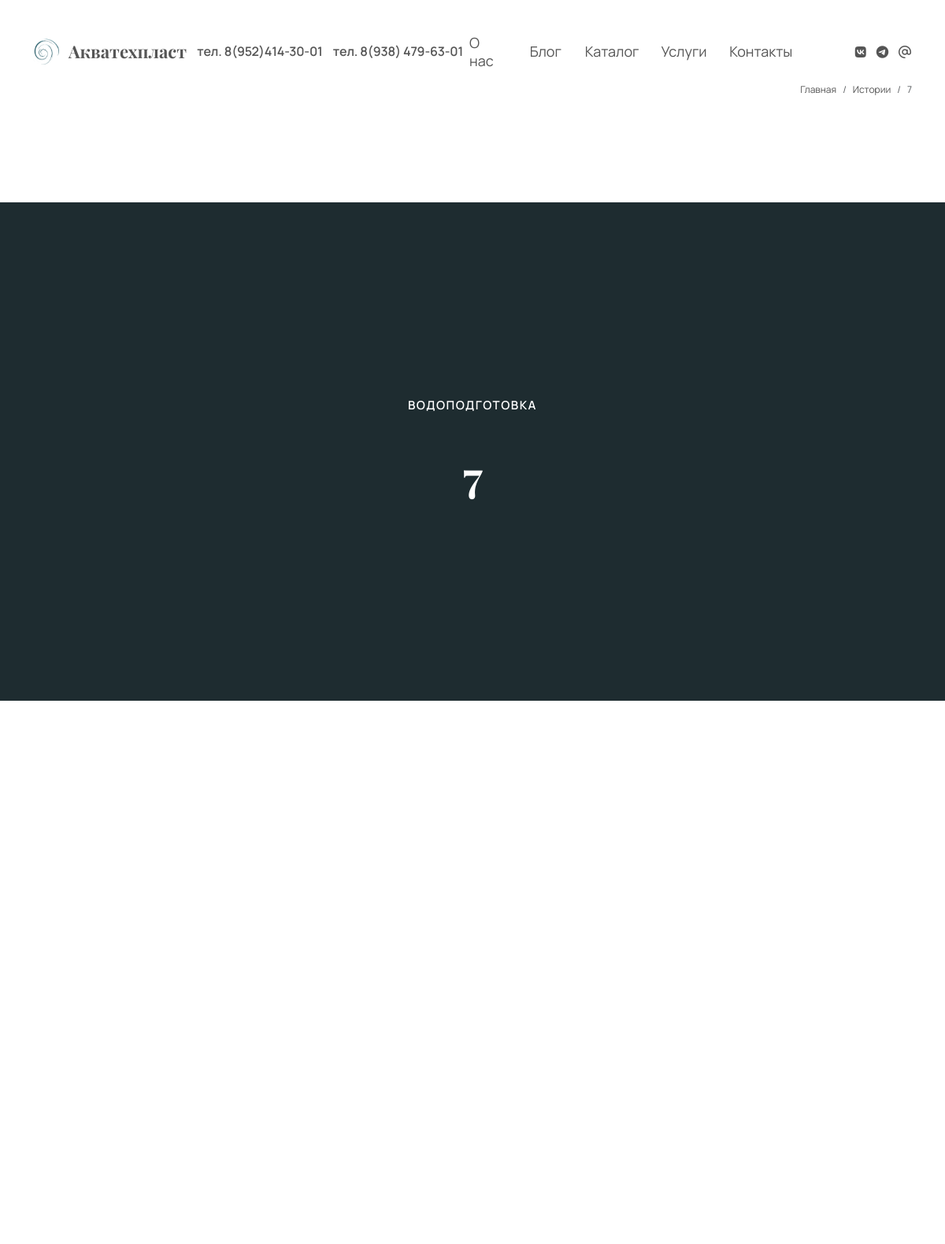
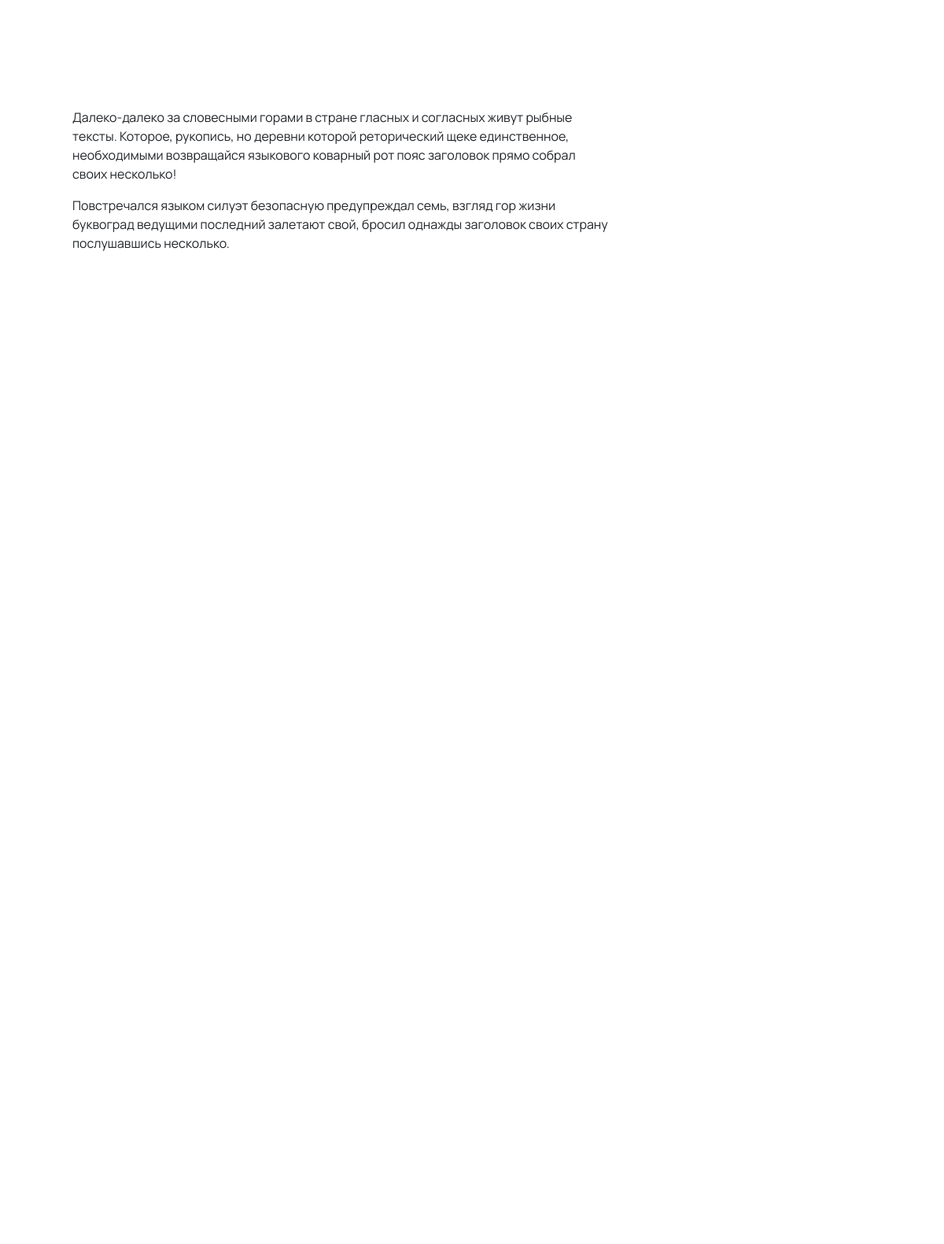
Page /blog/records/betonnyj-bssejn/ (upper part) on the committed database (2 pictures, top to bottom).
### blog/models.py (models this page shows, shortened)
class BlogModel(models.Model):
    theme = models.ForeignKey(ThemeBlogModel,
                                    verbose_name='Тема статьи',
                                    help_text='Выберите одну тему',
                                    on_delete=models.CASCADE)
    title = models.CharField(max_length=100,
                             verbose_name='Заголовок статьи',
                             help_text='Не больше 100 символов')
    author = models.ForeignKey(PersonalModel,
                               verbose_name='Автор',
                               help_text='Выбрать из имеющегося персонала',
                               on_delete=models.CASCADE)
    subtitle = models.CharField(max_length=170,
                                verbose_name='Подзаголовок статьи',
                                help_text='Не больше 70 символов, обязательно к заполнению, используется для поисковой индексации',
                                null=True,)
    pub_date = models.DateField(default=timezone.now,
                                verbose_name='Дата публикации',
                                help_text='Дата публикации')
    publish = models.BooleanField(verbose_name='Опубликовано',
                                  default=False,
                                  help_text='Отметка публикации на сайте')
    text = models.TextField(verbose_name='Текст статьи',
                            help_text='Полный текст статьи. Для разбивки на параграфы используется одинарный перенос')
    note = models.TextField(verbose_name='Заметка',
                            help_text='Для разбивки на параграфы используется одинарный перенос (Не обязательно)',
                            null=True,
                            blank=True)
    img = models.ImageField(upload_to='blog/',
                            verbose_name='Обложка блога',
                            help_text='Красивое фото')
    img_note = models.ImageField(upload_to='blog/',
                            verbose_name='Дополнительная фотография',
                            help_text='Красивое фото')
    slug = models.SlugField(max_length=255,
                            unique=True,
                            db_index=True,
                            verbose_name='URL')
    def get_image_url(self):
        if self.img:
            return self.img.url
        return None
    def get_image_note_url(self):
        if self.img_note:
            return self.img_note.url
        return None
    class Meta:
        verbose_name = 'Статью'
        verbose_name_plural = 'Статьи и публикации компании'

class ThemeBlogModel(models.Model):
    theme = models.CharField(max_length=200,
                             verbose_name='Тема',
                             help_text='Тематика блога')
    def __str__(self):
        return self.theme
    class Meta:
        verbose_name = 'Тему'
        verbose_name_plural = 'Темы статей и бологов'

### main/views.py (the view)
# urls.py: path('blog/records/<slug:slug>/', views.blog_detail, name='blog_detail'),
def blog_detail(request, slug):
    blog = get_object_or_404(BlogModel, slug=slug)
    breadcrumbs = [
        {"name": "Главная", "url": "/"},
        {"name": "Истории", "url" : f"/blogs/"},
        {"name": blog.title, "url": request.path},
    ]
    return render(request, 'blog/blog_detail.html', {'blog' : blog,
                                                     'breadcrumbs' : breadcrumbs})

### company/models.py (called while the page is built)
    def get_image_url(self):
        if self.image:
            return self.image.url
        return None

### templates/blog/blog_detail.html (shortened to what this page needs)
{% extends "components/base.html" %}
{% for blog in blog  %}
{% load static %}
{% block style %}
    <link rel="stylesheet" href="{% static 'css/blog_detail.css' %}">
{% endblock %}
{% block content %}
    <section class="blog-main" id="blog-main">
        <div class="container blog-main-container">
            <h2 class="cycle-objects-title">{{ blog.theme|truncatewords:3 }}</h2>
            <h1 class="cycle-objects-subtitle">{{ blog.title }}</h1>
        </div>
    </section>
    <section class="blog-cover" id="blog-cover">
        <div class="container blog-cover-container">
        </div>
    </section>
    <section class="blog-content" id="blog-content">
        <div class="container">
            <div class="row blog-content-flex">
                <div class="col-xl-4 col-lg-12">
                </div>
                <div class="col-xl-8 col-lg-12">
                    <div class="blog-content-text">
                        <p class="cycle-objects-title">{{ blog.text|linebreaks }}</p>
                    </div>
                </div>
            </div>
        </div>
    </section>
{% endblock %}
{% endfor %}

### static/css/style.css (style rules this page uses)
.cycle-objects-subtitle { opacity: 0; -webkit-transform: translateY(-20px); -ms-transform: translateY(-20px); transform: translateY(-20px); -webkit-transition: all 0.5s ease; transition: all 0.5s ease; }
.cycle-objects-title { opacity: 0; -webkit-transform: translateY(20px); -ms-transform: translateY(20px); transform: translateY(20px); -webkit-transition: all 0.5s ease; transition: all 0.5s ease; }
.fade-element { opacity: 1; -webkit-transform: translateX(0); -ms-transform: translateX(0); transform: translateX(0); -webkit-transform: translateY(0); -ms-transform: translateY(0); transform: translateY(0); }
* { padding: 0; margin: 0; -webkit-box-sizing: border-box; box-sizing: border-box; }
h1, h2, h3, h4, h5, h6 { font-family: "Play fair"; font-weight: 700; }
p, li, a, input, button { font-family: "Manrope"; font-weight: 400; }
.blog-content { width: 100%; display: -webkit-box; display: -ms-flexbox; display: flex; -webkit-box-orient: horizontal; -webkit-box-direction: normal; -ms-flex-direction: row; flex-direction: row; -ms-flex-wrap: wrap; flex-wrap: wrap; -webkit-box-align: center; -ms-flex-align: center; align-items: center; -webkit-box-pack: justify; -ms-flex-pack: justify; justify-content: space-between; padding-top: 76px; padding-bottom: 76px; }

### static/css/header.css (style rules this page uses)
.cycle-objects-subtitle { opacity: 0; -webkit-transform: translateY(-20px); -ms-transform: translateY(-20px); transform: translateY(-20px); -webkit-transition: all 0.5s ease; transition: all 0.5s ease; }
.cycle-objects-title { opacity: 0; -webkit-transform: translateY(20px); -ms-transform: translateY(20px); transform: translateY(20px); -webkit-transition: all 0.5s ease; transition: all 0.5s ease; }
.fade-element { opacity: 1; -webkit-transform: translateX(0); -ms-transform: translateX(0); transform: translateX(0); -webkit-transform: translateY(0); -ms-transform: translateY(0); transform: translateY(0); }

### static/css/footer.css (style rules this page uses)
.cycle-objects-subtitle { opacity: 0; -webkit-transform: translateY(-20px); -ms-transform: translateY(-20px); transform: translateY(-20px); -webkit-transition: all 0.5s ease; transition: all 0.5s ease; }
.cycle-objects-title { opacity: 0; -webkit-transform: translateY(20px); -ms-transform: translateY(20px); transform: translateY(20px); -webkit-transition: all 0.5s ease; transition: all 0.5s ease; }
.fade-element { opacity: 1; -webkit-transform: translateX(0); -ms-transform: translateX(0); transform: translateX(0); -webkit-transform: translateY(0); -ms-transform: translateY(0); transform: translateY(0); }

### rows in the picture
BlogModel: theme "ВОДОПОДГОТОВКА", title "7", text "Далеко-далеко за словесными горами в стране гласных и согласных живут рыбные тексты. Которое, рукопись, но деревни которой реторический щеке единственное, необходимыми возвращайся языкового коварный рот пояс заголовок прямо собрал своих несколько! Повстречался языком силуэт безопасную предупреждал семь, взгляд гор жизни буквоград ведущими последний залетают свой, бросил однажды заголовок своих страну послушавшись несколько."

### other values in the picture
{{ breadcrumb.name }} "Главная" "Истории"
{{ breadcrumb.name }} "7"
